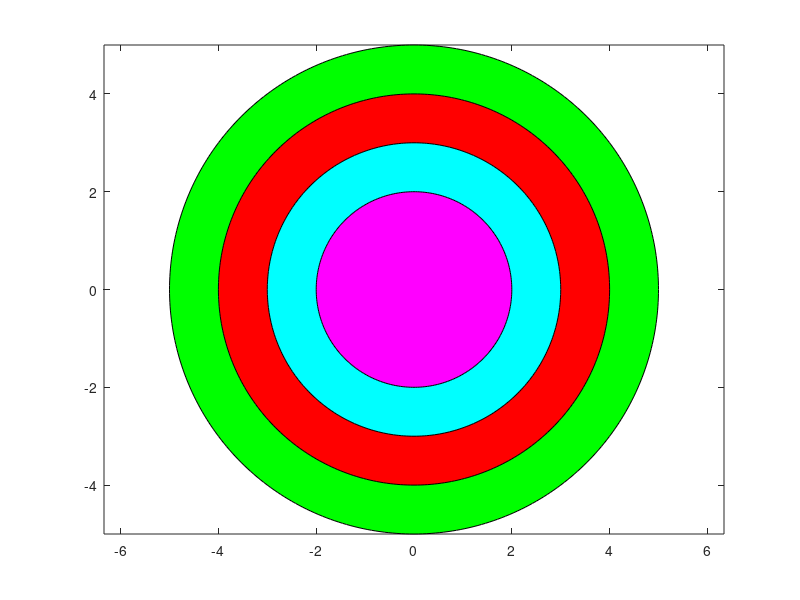

The MATLAB script that drew this image:
% Radius = 5, Color = Green
theta = 0:360;
r = 5;
x = r*cosd(theta);
y = r*sind(theta);
fill(x,y, 'g');
axis equal
hold on

% Radius = 4, Color = Red
r = 4;
x = r*cosd(theta);
y = r*sind(theta);
fill(x, y, 'r');

% Radius = 3, Color = Cyan
r = 3;
x = r*cosd(theta);
y = r*sind(theta);
fill(x, y, 'c');

% Radius = 2, Color = Megenta
r = 2;
x = r*cosd(theta);
y = r*sind(theta);
fill(x, y, 'm');